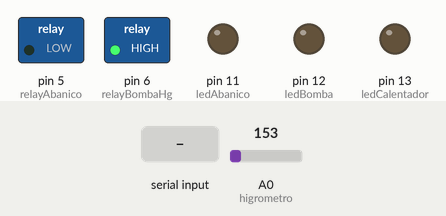
A sketch run on a simulated Arduino Uno, built with avr-gcc and run on an emulated ATmega328P. Parts: switched loads named in the sketch (green lamp = pin HIGH), output pins drawn as LEDs (lit = HIGH). The test bench sets the inputs (shaded band); at power-on: A0 (higrometro) = 153. What the sketch prints to the serial monitor is not drawn.

Above: at 1.2 s.
1.3 s: byte 1 (1) received over Serial
At 3.9 s:
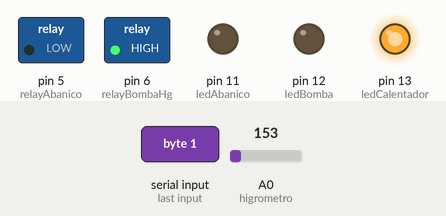
Timing chart, 0 to 14.8 s (numbered marks = the images above; inputs shaded):
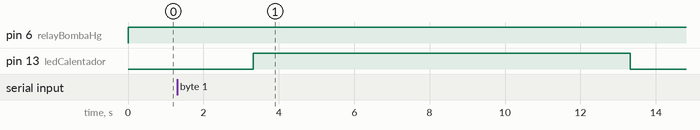

Measured:
- after the input at 1.3 s, pin 13 (ledCalentador): LOW → HIGH after 2.0 s, → LOW 10.0 s later

The sketch:

proyecto_plataformas.ino
```cpp
/**
* Sensor de temperatura simple TMP36
*Sensor Higrometro: YL-69, modulo comparador: LM393
*
*Sensor temperatura y humedad: DHT21 modelo AM2301
*Salidas de Relays: Bomba (relayBombaHg, 2). Abanico (relayFanTemp,1).
*
*Ana B. Torre B36963
*Jose M. Hidalgo B63466
*/

/* Variables propias del Sensor DTH21*/
#include "DHT.h"
#define DHTTYPE DHT21   // DHT 21 (AM2301)
#define DHTPIN 3
DHT dht(DHTPIN, DHTTYPE);    /*Se inicia una variable que sera usada*/

/*Parámetros del control sobre la temperatura y humedad*/
float humLeida, tempLeida  ;

int tempIdeal;
int humRIdeal;
int tempMax= 26;
int tempMin=22;
int humMin= 80;
int humMax=90;

/*Parámetros del control de humedad sobre el suelo y sustratos */

int lecturaHigrom;

int higrometro = A0;   /*ubicación en la placa de Arduino, entrada del Sensor Higrometro

/*Placa Arduino y sus pines de conexión*/

const int relayBombaHg = 6;                     /*Pin en el que está conectado el relay de la Bomba que se activa o no segun medicion del Higrometro  */
const int relayAbanico=5;                      /*Pin en el que está conectado el relay del abanico que se enciende o no segun medicion de Temperatura*/
const int relayCalentador=7;

            /******************VERIFICAR PIN *********** //LED que debe encenderse si calentador esta encendido*/
int ledAbanico=11;                   /*LED que debe encenderse si abanico esta encendido*/
int ledBomba=12;                     /*LED que debe encenderse si bomba de riego esta encendida*/
int ledCalentador= 13;

/* Variables propias de la conexión Serial vía Bluetooth*/
#include <SoftwareSerial.h>
char NOMBRE[10]  = "HC06";        /* Nombre asignado para nuestro módulo de Bluetooth: por defecto*/
char BPS         = '4';           /* 4=9600 Baudios*/
char PASS[10]    = "4321";        /*clave de acceso al dispositivo*/
SoftwareSerial BT1(0, 1); // RX | TX

void setup() {

 Serial.begin(9600); /*Indicamos que nuestra conexión será de 9600 baudios*/
 BT1.begin(9600);    /* Indicamos que nuestra conexión bluetooth será de 9600 baudios.*/
 pinMode (relayBombaHg,OUTPUT);               /*Configurar relayBombaHg como salida*/
 pinMode (relayAbanico,OUTPUT);               /*Configurar relayBombaHg como salida*/
 pinMode(ledAbanico, OUTPUT);                 /*Configuramos ledAbanico como salida*/
 pinMode(ledBomba, OUTPUT);                  /*Configuramos ledBomba como salida*/
 pinMode(ledCalentador, OUTPUT);             /*Configuramos ledCalentador como salida*/
 Serial.println("Prueba DHT");
 dht.begin();                                 /*Se inicia el sensor*/


 }

void loop() {

    int opcionSeleccion=0;
    int lecturaHigrom = analogRead(higrometro);

    int tempIdeal=0, humRIdeal=0, tempMax=0, tempMin=0, humMin=0, humMax=0;
    //controTempHum(tempIdeal, humRIdeal, tempMax, tempMin, humMin, humMax);
    controlHumPiso(lecturaHigrom);

    Serial.print("Universidad de Costa Rica");
    Serial.print("Inserte una opción:");
    Serial.print("1. Conexión via Bluetooth via comandos AT");
    Serial.print("2. Ver parametros sensor de Temperatura/Humedad Relativa");
    Serial.print("3. Ver Serial via Bluetooth (sensor de Temperatura/Humedad Relativa=");

    opcionSeleccion=Serial.read();
    switch(opcionSeleccion){
      case 1:
      conexionSerialBt();
      break;
      controlTempHum(tempIdeal, humRIdeal, tempMax, tempMin, humMin, humMax);
      case 2:
      break;
      case 3:
      controlHumPiso(lecturaHigrom);
      break;
      case 4:
      void serialBT();
      break;
      }
 }


///////////////////////////////////////////////////////////
////     F U N C I O N E S
////
//////////////////////////////////////////////////////////

void conexionSerialBt(){

    pinMode(13,OUTPUT);
    digitalWrite(13,HIGH);
    delay(10000);
    digitalWrite(13,LOW);

    Serial.print("AT");
    delay(1000);

    Serial.print("AT+NAME");
    Serial.print(NOMBRE);
    delay(1000);

    Serial.print("AT+BAUD");
    Serial.print(BPS);
    delay(1000);

    Serial.print("AT+PIN");
    Serial.print(PASS);
    delay(1000);
}

void serialBT(){
 if (BT1.available())
  {
    Serial.write(BT1.read());
  }

  if (Serial.available())
  {
    BT1.write(Serial.read());
  }

}

void controlTempHum(int tempIdeal, int  humRIdeal,  int tempMax, int tempMin, int humMin, int humMax){

  delay(2000);                        /*Se establece un retraso porque el sensor solo realiza una lectura cada ?(cuantos segundos? 2000 si son 2 s)*/
 humLeida = dht.readHumidity();       /*Se lee la humedad.Se establece h de variable de humedad relativa.*/
 tempLeida = dht.readTemperature();   /*Se lee la temperatura. Se establece t de variable de temperatura.*/

                                      /*|| es un "o"*/
/*Con la funcion isnan controlamos que el valor recibido del sensor sea un número, sino dara error*/
/* NaN (not a number) --> si t (valor medido de temperatura) o h (valor medido de humedad), no es un numero se imprime que hubo un fallo.*/

 if (isnan(tempLeida) || isnan(humLeida)) {
   Serial.println("Fallo al leer del sensor DHT");
 } else {
  /*Se imprimen las variables obtenidas*/

   Serial.print("Humedad: ");
   Serial.print(humLeida);
   Serial.print(" %\t");
   Serial.print("Temperatura: ");
   Serial.print(tempLeida);
   Serial.println(" *C");

 /*OJO: los reles en LOW encienden, en HIGH apagan*/

      if (tempLeida>tempMax & humLeida>humMax){
        Serial.print("La temperatura y humedad esta por encima de los maximos permitidos");
        digitalWrite(relayAbanico,LOW); //Si la temperatura y humedad sobrepasan los maximos, se ENCIENDE el abanico
        digitalWrite(ledAbanico,HIGH); //Si temperatura es muy alta encienda LED, que indica que el abanico esta encendido
        digitalWrite(relayCalentador,HIGH); // Si estaba prendido el calentador, se apaga
        digitalWrite(ledCalentador,LOW); //Se apaga el LED que dice que el calentador esta encendido

      } else if (tempLeida>tempMax & humLeida<humMin ){
        Serial.print("La temperatura esta por encima de lo permitido, y la humedad por debajo del minimo");
        digitalWrite(relayAbanico,LOW); //Si la temperatura sobrepasa el maximo, se ENCIENDE el abanico
        digitalWrite(ledAbanico,HIGH); //Si temperatura es muy alta encienda LED, que indica que el abanico esta encendido

        digitalWrite(relayCalentador,HIGH); // Si estaba prendido el calentador, apaguelo
        digitalWrite(ledCalentador,LOW); //Apague el LED que dice que el calentador esta encendido
        Serial.print("ALARMA: necesita rociar un poco de agua para aumentar la humedad del ambiente");

      } else if (tempLeida<tempMin & humLeida>humMax){
        Serial.print("La temperatura esta por debajo del minimo y la humedad por encima del maximo");
        digitalWrite(relayCalentador,LOW); // Si temperatura baja del minimo, se ENCIENDE calentador
        digitalWrite(ledCalentador,HIGH); //Se enciende el LED que dice que el calentador esta encendido

        digitalWrite(relayAbanico,LOW); //Si la humedad sobrepasa el valor maximo, se ENCIENDE el abanico
        digitalWrite(ledAbanico,HIGH); //Se enciende el LED que indica que el abanico esta encendido

      } else if (tempLeida<tempMin & humLeida<humMin ){
        Serial.print("La humedad y temperatura estan por debajo de los minimos permitidos");
        digitalWrite(relayCalentador,LOW); // Si temperatura baja del minimo, se ENCIENDE calentador
        digitalWrite(ledCalentador,HIGH); //Se enciende el LED que dice que el calentador esta encendido

        digitalWrite(relayAbanico,HIGH); // Si estaba prendido el abanico, apaguelo
        digitalWrite(ledAbanico,LOW); //Apague el LED que dice que el abanic esta encendido

        Serial.print("ALARMA: necesita rociar un poco de agua para aumentar la humedad del ambiente");

      } else {
        /*Se entra a este caso es porque la humedad esta en el rango ideal o la temperatura esta en el rango ideal, y el otro esta fuera del rango
        /*Al siguiente caso entra si la temperatura esta en el rango ideal, y la humedad esta mal:*/

        if (humLeida>humMax || humLeida<humMin){
          Serial.print("La temperatura se encuentra en rangos ideales, su problema es con la humedad");
          if (humLeida>humMax){
            Serial.print("La humedad es MAYOR de lo que deberia.\nDebe encenderse el abanico.");
            digitalWrite(relayAbanico,LOW);         /*Si la humedad sobrepasa el valor maximo, se ENCIENDE el abanico*/
            digitalWrite(ledAbanico,HIGH);          /*Se enciende el LED que indica que el abanico esta encendido*/

            digitalWrite(relayCalentador,HIGH);       /* Si estaba prendido el calentador, apaguelo*/
            digitalWrite(ledCalentador,LOW);          /*Apague el LED que dice que el calentador esta encendido*/

          } else {                                    /* Este caso seria si la humedad esta por debajo de la minima*/
            Serial.print("La humedad es MENOR de lo que deberia.");
            Serial.print("ALARMA: necesita rociar un poco de agua para aumentar la humedad del ambiente");

            digitalWrite(relayCalentador,HIGH);         /* Si estaba prendido el calentador, apaguelo*/
            digitalWrite(ledCalentador,LOW);            /*Apague el LED que dice que el calentador esta encendido*/

            digitalWrite(relayAbanico,HIGH);            /* Si estaba prendido el abanico, apaguelo*/
            digitalWrite(ledAbanico,LOW);               /*Apague el LED que dice que el abanic esta encendido*/
            }


        } else if (tempLeida>tempMax || tempLeida<tempMin) {   /*Se entra aqui si humedad es ideal y temperatura se sale de los rangos*/
              Serial.print("La humedad se encuentra en rangos ideales, su problema es con la temperatura");
              if (tempLeida>tempMax){
                Serial.print("La temperatura es MAYOR de lo que deberia.\nDebe encenderse el abanico");
                digitalWrite(relayAbanico,LOW); /*Si la humedad sobrepasa el valor maximo, se ENCIENDE el abanico*/
                digitalWrite(ledAbanico,HIGH); /*Se enciende el LED que indica que el abanico esta encendido*/

                digitalWrite(relayCalentador,HIGH); /* Si estaba prendido el calentador, apaguelo*/
                digitalWrite(ledCalentador,LOW); /*Apague el LED que dice que el calentador esta encendido*/

              }else {  /* Este caso es si la humedad es ideal y la temp es minima */
                Serial.print("La temperatura es MENOR de lo que deberia.\nDebe encenderse el calentador");
                digitalWrite(relayCalentador,LOW); /* Si temperatura baja del minimo, se ENCIENDE calentador*/
                digitalWrite(ledCalentador,HIGH); /*Se enciende el LED que dice que el calentador esta encendido*/

                digitalWrite(relayAbanico,HIGH); /* Si estaba prendido el abanico, apaguelo*/
                digitalWrite(ledAbanico,LOW); /*Apague el LED que dice que el abanico esta encendido*/
              }

        }else {
              Serial.print(" Muy bien, tanto temperatura como humedad estan en rangos ideales!!!! ");
        }

        }

      }
  }


void controlHumPiso(int lecturaHigrom){

  /* Cuando el hongo tiene suficiente humedad en la tierra, el sensor va a leer entre 380-400*/
 /* podria cambiarse el 400 a un valor mas bajo*/

  lecturaHigrom = analogRead(higrometro);   //Lee entrada del higrometro
  /*Los siguientes valores (400 y 1023 hay que establecer si son esos)*/
  lecturaHigrom = constrain(lecturaHigrom,400,1023);  /*Constrain limita el rango del sensor (lecturaHigrom) entre 400 y 1023*/
  /*Retorna lecturaHigrom si este esta entre 400 y 1023, retorna 400 si lecturaHigrom es menor que 400, retorna  1023 si lecturaHigrom es mayor que 1023*/
  /*O sea, si esta dentro del rango retorne lo que es, si esta para abajo del minimo retorne ese minimo, y si esta para abajo del maximo, retorne ese maximo*/
  lecturaHigrom = map(lecturaHigrom,400,1023,100,0);  /*Mapeo. Ahora 400 va a ser 100 (minimo) 1023 va a ser 0 (maximo)*/

  Serial.print("Humedad: ");
  Serial.print(lecturaHigrom);
  Serial.println("%");
     /*Si la humedad baja del 20%, enciende la bomba, sino se mantiene apagada*/
  if (lecturaHigrom < 20){
    //aqui va a encender la bomba
    digitalWrite(relayBombaHg,LOW);
    digitalWrite(ledBomba,HIGH);
  }
  else {
      digitalWrite(relayBombaHg,HIGH);
      digitalWrite(ledBomba,LOW);
  }
  delay(1500);        /*un pequeno delay*/
}
```
